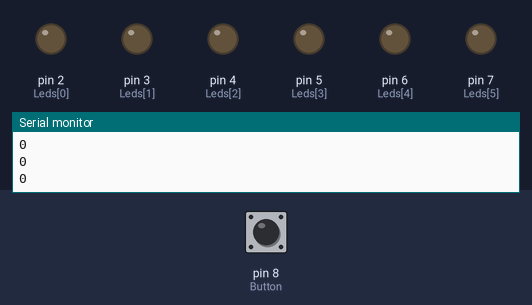
This sketch was run on a simulated Arduino Uno, built with avr-gcc and run on an emulated ATmega328P. Shown: output pins drawn as LEDs (lit = HIGH), the last lines printed to the serial monitor. The inputs (shaded band) are chosen by the test bench; at power-on: pin 8 (Button) HIGH.

Above: at 1.2 s.
1.3 s: pin 8 (Button) pulled LOW for 0.15 s
At 1.9 s:
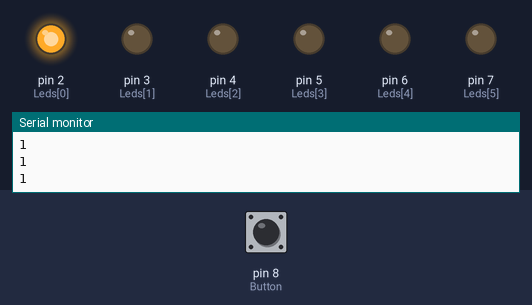
Timing chart, 0 to 4.3 s (numbered marks = the images above; inputs shaded):
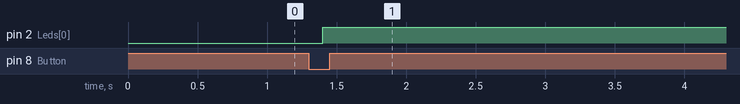

Measured:
- after the input at 1.3 s, pin 2 (Leds[0]): LOW → HIGH after 0.10 s

The sketch:

Testing_Stuff.ino
```cpp
int Leds [6] = {2,3,4,5,6,7};
int LedCount = 6;
int timer = 100;
int Button = 8;
int LastButtonState = HIGH;
int ButtonCount = 0;

void setup() {
  // put your setup code here, to run once:
for( int Led = 0; Led < LedCount; Led++){
  pinMode (Leds [Led],OUTPUT);
}
pinMode (Button,INPUT_PULLUP);
Serial.begin (9600);
Serial.println ("hey");
}

void loop() {
  int CurrentButtonState = digitalRead (Button);

Serial.println (ButtonCount);
delay (timer);

if (CurrentButtonState == LOW && LastButtonState == HIGH){
  digitalWrite (Leds[0],HIGH);
  ButtonCount++;
  delay (timer);
  LastButtonState = CurrentButtonState;}
  else LastButtonState = HIGH;


}
```
